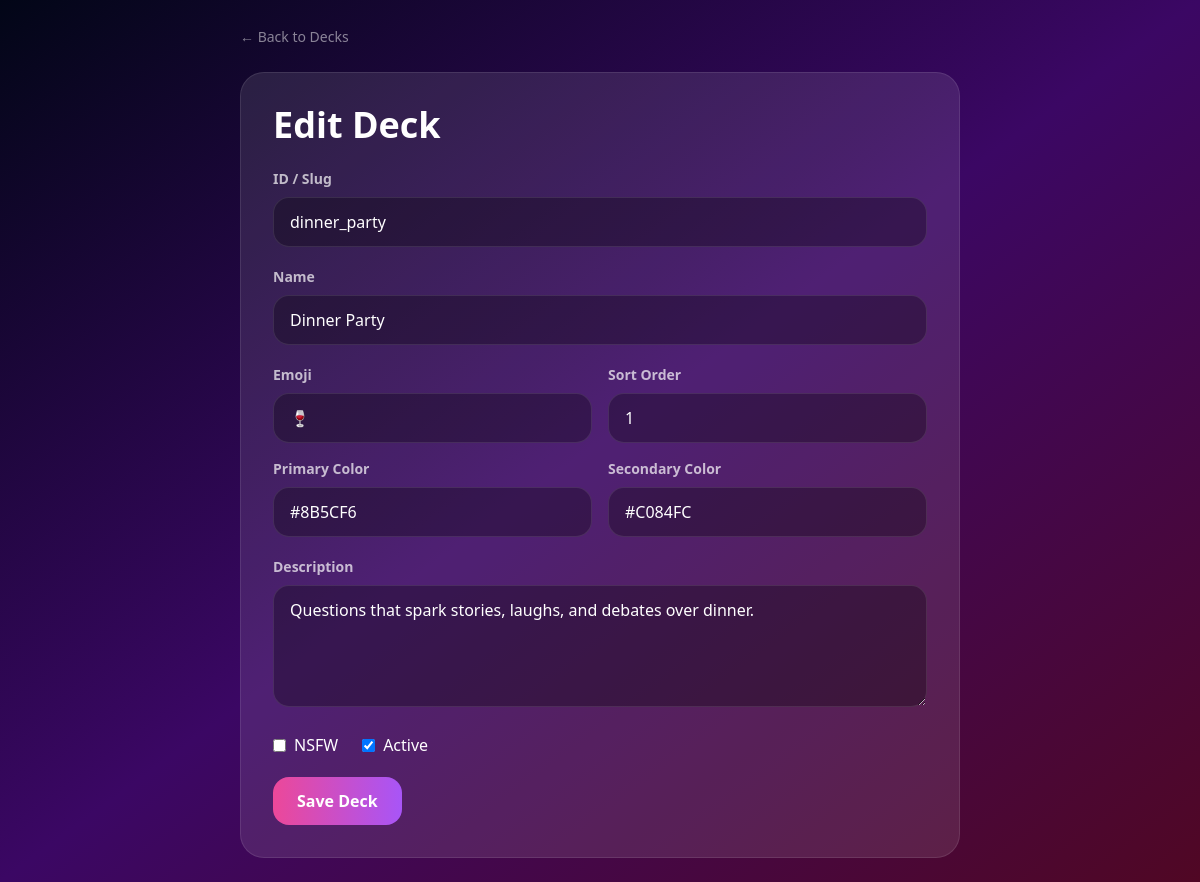
Screenshot of /admin/decks/dinner_party/edit (signed in) with the database file from the repository.
### app/models/deck.py (models this page shows, shortened)
class Deck(db.Model):
    __tablename__ = "decks"
    id = db.Column(db.String(80), primary_key=True)
    name = db.Column(db.String(120), nullable=False)
    emoji = db.Column(db.String(20), nullable=False)
    primary_color = db.Column(db.String(20), nullable=False, default="#EC4899")
    secondary_color = db.Column(db.String(20), nullable=True)
    description = db.Column(db.Text, nullable=True)
    is_nsfw = db.Column(db.Boolean, nullable=False, default=False)
    is_active = db.Column(db.Boolean, nullable=False, default=True)
    sort_order = db.Column(db.Integer, nullable=False, default=0)
    created_at = db.Column(db.DateTime, nullable=False, default=datetime.utcnow)
    updated_at = db.Column(
        db.DateTime,
        nullable=False,
        default=datetime.utcnow,
        onupdate=datetime.utcnow
    )
    questions = db.relationship(
        "Question",
        back_populates="deck",
        cascade="all, delete-orphan",
        lazy="selectin"
    )

### app/routes/admin_web.py (the view)
@admin_web_bp.get("/decks/<string:deck_id>/edit")
@admin_required
def edit_deck(deck_id):
    deck = Deck.query.get_or_404(deck_id)
    return render_template("admin/deck_form.html", deck=deck)

### app/routes/admin_web.py (called while the page is built)
def admin_required(fn):
    @wraps(fn)
    @login_required
    def wrapper(*args, **kwargs):
        if not current_user.is_admin:
            abort(403)
        return fn(*args, **kwargs)
    return wrapper

### app/templates/admin/deck_form.html (shortened to what this page needs)
{% extends "base.html" %}
{% block body %}
<div class="max-w-3xl mx-auto p-6">
  <a href="{{ url_for('admin_web.decks') }}" class="text-white/50 text-sm">← Back to Decks</a>
  <div class="rounded-3xl bg-white/10 border border-white/10 p-8 mt-6">
    <h1 class="text-4xl font-bold mb-6">
      {% if deck %}Edit Deck{% else %}New Deck{% endif %}
    </h1>
    <form method="post" class="space-y-5">
      <div>
        <label class="block text-sm font-bold text-white/70 mb-2">ID / Slug</label>
        <input name="id" value="{{ deck.id if deck else '' }}" {% if deck %}readonly{% endif %} required
          placeholder="deep-conversations"
          class="w-full rounded-2xl bg-black/30 border border-white/10 px-4 py-3 outline-none focus:ring-2 focus:ring-pink-400">
      </div>
      <div>
        <label class="block text-sm font-bold text-white/70 mb-2">Name</label>
        <input name="name" value="{{ deck.name if deck else '' }}" required
          class="w-full rounded-2xl bg-black/30 border border-white/10 px-4 py-3 outline-none focus:ring-2 focus:ring-pink-400">
      </div>
      <div class="grid grid-cols-1 md:grid-cols-2 gap-4">
        <div>
          <label class="block text-sm font-bold text-white/70 mb-2">Emoji</label>
          <input name="emoji" value="{{ deck.emoji if deck else '' }}" required
            class="w-full rounded-2xl bg-black/30 border border-white/10 px-4 py-3">
        </div>
        <div>
          <label class="block text-sm font-bold text-white/70 mb-2">Sort Order</label>
          <input name="sort_order" type="number" value="{{ deck.sort_order if deck else 0 }}"
            class="w-full rounded-2xl bg-black/30 border border-white/10 px-4 py-3">
        </div>
        <div>
          <label class="block text-sm font-bold text-white/70 mb-2">Primary Color</label>
          <input name="primary_color" value="{{ deck.primary_color if deck else '#314755' }}"
            class="w-full rounded-2xl bg-black/30 border border-white/10 px-4 py-3">
        </div>
        <div>
          <label class="block text-sm font-bold text-white/70 mb-2">Secondary Color</label>
          <input name="secondary_color" value="{{ deck.secondary_color if deck else '#26A0DA' }}"
            class="w-full rounded-2xl bg-black/30 border border-white/10 px-4 py-3">
        </div>
      </div>
      <div>
        <label class="block text-sm font-bold text-white/70 mb-2">Description</label>
        <textarea name="description" rows="4"
          class="w-full rounded-2xl bg-black/30 border border-white/10 px-4 py-3 outline-none focus:ring-2 focus:ring-pink-400">{{ deck.description if deck else '' }}</textarea>
      </div>
      <div class="flex gap-6">
        <label class="flex items-center gap-2">
          <input type="checkbox" name="is_nsfw" {% if deck and deck.is_nsfw %}checked{% endif %}>
          NSFW
        </label>
        {% if deck %}
        <label class="flex items-center gap-2">
          <input type="checkbox" name="is_active" {% if deck.is_active %}checked{% endif %}>
          Active
        </label>
        {% endif %}
      </div>
      <button class="rounded-2xl bg-gradient-to-r from-pink-500 to-purple-500 px-6 py-3 font-bold">
        Save Deck
      </button>
    </form>
  </div>
</div>
{% endblock %}

### rows the page displays
Deck: id "dinner_party", name "Dinner Party", emoji "🍷", sort_order "1", primary_color "#8B5CF6", secondary_color "#C084FC", description "Questions that spark stories, laughs, and debates over dinner.", is_active "☑"
